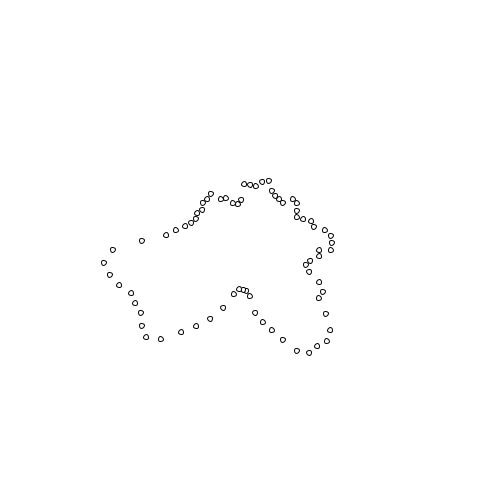
Frame 1 (no input)
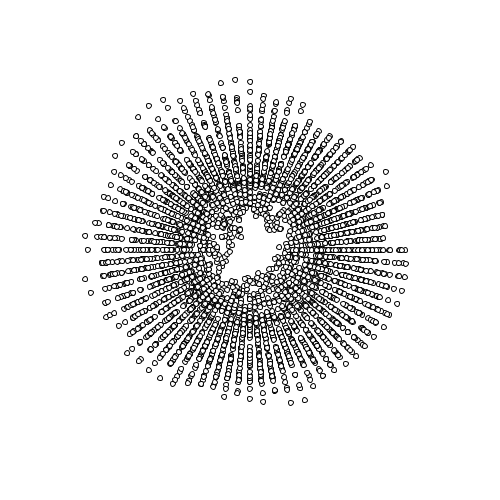
Frame 60 (the mouse pressed at the canvas centre just before this capture)
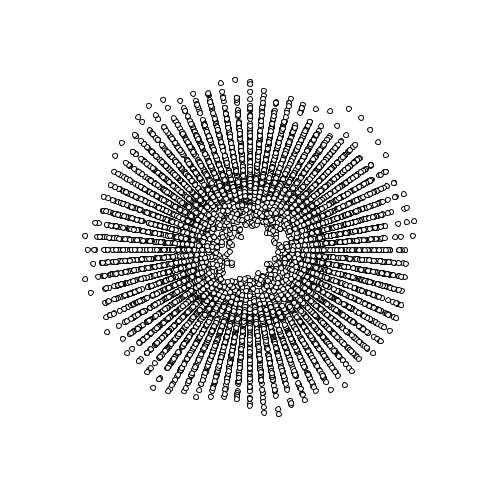
Frame 120 (the mouse held since frame 60 and released just before this capture)

The Processing sketch that drew these frames (run headless with seeded random() and noise(); from frame 60 on, the mouse is pressed at the canvas centre):

// Processing sketch: processing_182044
// ── processing_182044.pde

float x;
float y;
float radiusNoise;
float radius=100;

void setup() {
  size(500,500);
  smooth();
  background(255);
  radiusNoise=random(20);
  
}

void draw(){
  translate(width/2,height/2);
  for (float ang=0;ang<=360;ang+=5){
    float thisradius=radius+(noise(radiusNoise)*200-100); 
    float rad=radians(ang);

x=thisradius*cos(rad);
y=thisradius*sin(rad);

ellipse(x,y,5,5);
radiusNoise=radiusNoise+.1;

if (keyPressed == true) {
  ellipse(x,y,50,50);}
  }

}
